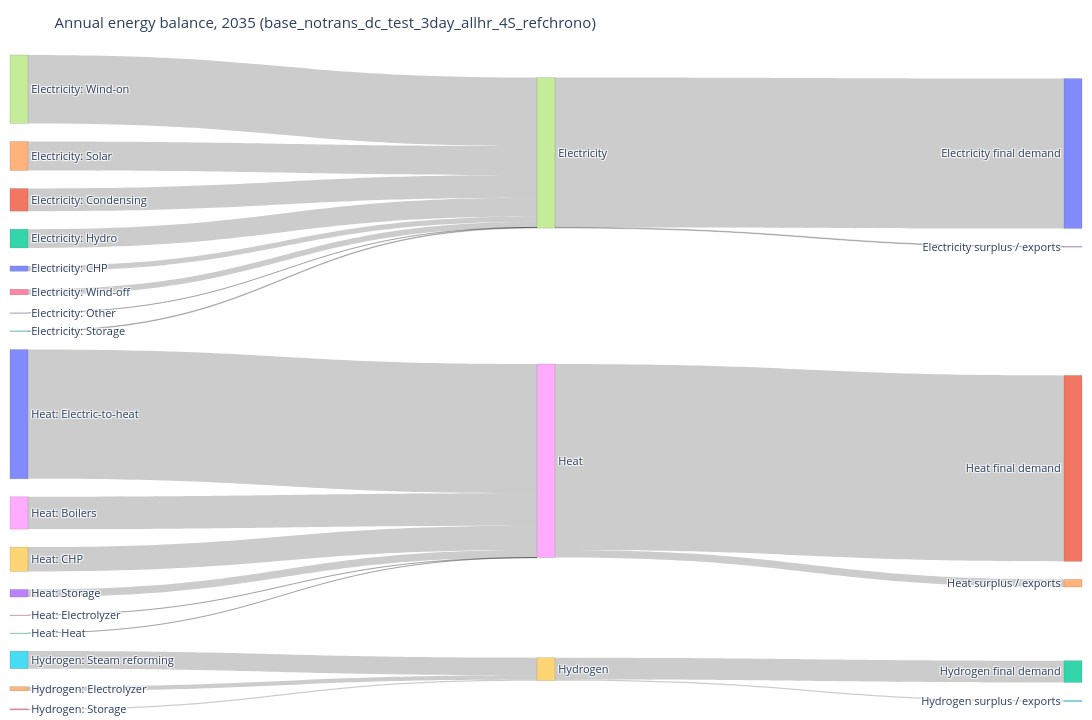

The cell this chart's notebook holds for it:
### Code cell
# 1.6 Annual energy-balance Sankey diagram (TWh)
# Technology groups feed carriers, which feed final demand.
SANKEY_YEAR = max(get("PRO_YCRAGF")["Year"])
sankey_carriers = ["ELECTRICITY", "HEAT", "HYDROGEN"]
sankey_names = {"ELECTRICITY": "Electricity", "HEAT": "Heat", "HYDROGEN": "Hydrogen"}

sankey_pro = get("PRO_YCRAGF").query("Year == @SANKEY_YEAR and Commodity in @sankey_carriers").copy()
sankey_pro["Source"] = tech_group(sankey_pro, unpack=True)
sankey_pro = sankey_pro.groupby(["Commodity", "Source"])["Value"].sum().reset_index()

sankey_dem = pd.concat([
    get("EL_DEMAND_YCR").assign(Commodity="ELECTRICITY"),
    get("H_DEMAND_YCRA").assign(Commodity="HEAT"),
    get("H2_DEMAND_YCR").assign(Commodity="HYDROGEN"),
], ignore_index=True).query("Year == @SANKEY_YEAR and Commodity in @sankey_carriers")
sankey_dem = sankey_dem.groupby("Commodity")["Value"].sum()

source_labels = [f"{row.Commodity.title()}: {row.Source}" for row in sankey_pro.itertuples()]
carrier_labels = [sankey_names[c] for c in sankey_carriers]
sink_labels = [f"{sankey_names[c]} final demand" for c in sankey_carriers]
labels = source_labels + carrier_labels + sink_labels
carrier_index = {c: len(source_labels) + i for i, c in enumerate(sankey_carriers)}
sink_index = {c: len(source_labels) + len(carrier_labels) + i for i, c in enumerate(sankey_carriers)}
source_index = {(row.Commodity, row.Source): i for i, row in enumerate(sankey_pro.itertuples())}

links = [(source_index[(row.Commodity, row.Source)], carrier_index[row.Commodity], row.Value) for row in sankey_pro.itertuples() if row.Value > 0]
for commodity in sankey_carriers:
    supply = sankey_pro.loc[sankey_pro["Commodity"] == commodity, "Value"].sum()
    demand_value = float(sankey_dem.get(commodity, 0))
    if demand_value > 0:
        links.append((carrier_index[commodity], sink_index[commodity], demand_value))
    residual = supply - demand_value
    if residual > 1e-9:
        labels.append(f"{sankey_names[commodity]} surplus / exports")
        links.append((carrier_index[commodity], len(labels) - 1, residual))
    elif residual < -1e-9:
        labels.append(f"{sankey_names[commodity]} net imports")
        links.append((len(labels) - 1, carrier_index[commodity], -residual))

fig = go.Figure(go.Sankey(
    arrangement="snap",
    node=dict(label=labels, pad=18, thickness=18, line=dict(color="rgba(80,80,80,0.35)", width=0.5)),
    link=dict(source=[x[0] for x in links], target=[x[1] for x in links], value=[x[2] for x in links]),
))
fig.update_layout(title=f"Annual energy balance, {SANKEY_YEAR} ({SCENARIO})", height=720, width=1250,
                  font=dict(size=11), margin=dict(l=10, r=10, t=55, b=10))
fig.show()

### Figure 1 — Plotly figure (JSON) as saved in the notebook; plotly's stock layout.template omitted (floating-point values rounded to 4 significant figures)
{"data": [{"arrangement": "snap", "link": {"source": [0, 1, 2, 3, 4, 5, 6, 7, 8, 9, 10, 11, 12, 13, 14, 15, 16, 17, 17, 18, 18, 19, 19], "target": [17, 17, 17, 17, 17, 17, 17, 17, 18, 18, 18, 18, 18, 18, 19, 19, 19, 20, 23, 21, 24, 22, 25], "value": [174.4, 746.5, 619.5, 0.0406, 958.3, 22.65, 184.6, 2256.0, 1065.0, 801.4, 4262.0, 1.375, 0.462, 250.5, 135.9, 580.8, 38.75, 4939.0, 22.65, 6130.0, 250.5, 716.7, 38.75]}, "node": {"label": ["Electricity: CHP", "Electricity: Condensing", "Electricity: Hydro", "Electricity: Other", "Electricity: Solar", "Electricity: Storage", "Electricity: Wind-off", "Electricity: Wind-on", "Heat: Boilers", "Heat: CHP", "Heat: Electric-to-heat", "Heat: Electrolyzer", "Heat: Heat", "Heat: Storage", "Hydrogen: Electrolyzer", "Hydrogen: Steam reforming", "Hydrogen: Storage", "Electricity", "Heat", "Hydrogen", "Electricity final demand", "Heat final demand", "Hydrogen final demand", "Electricity surplus / exports", "Heat surplus / exports", "Hydrogen surplus / exports"], "line": {"color": "rgba(80,80,80,0.35)", "width": 0.5}, "pad": 18, "thickness": 18}, "type": "sankey"}], "layout": {"font": {"size": 11}, "height": 720, "margin": {"b": 10, "l": 10, "r": 10, "t": 55}, "title": {"text": "Annual energy balance, 2035 (base_notrans_dc_test_3day_allhr_4S_refchrono)"}, "width": 1250}}
